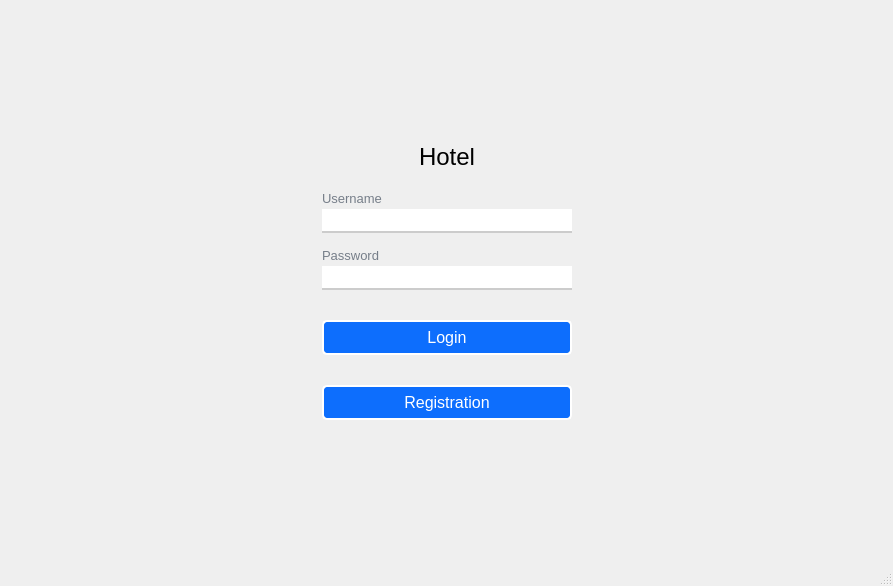
<?xml version="1.0" encoding="UTF-8"?>
<ui version="4.0">
 <class>Authorization</class>
 <widget class="QMainWindow" name="Authorization">
  <property name="geometry">
   <rect>
    <x>0</x>
    <y>0</y>
    <width>893</width>
    <height>586</height>
   </rect>
  </property>
  <property name="windowTitle">
   <string>Authorization</string>
  </property>
  <property name="styleSheet">
   <string notr="true">QLabel
{
	color: #767e89;
}
QLabel#label
{
	color: #000;
}

QLineEdit
{
	border: none;
	border-bottom: 2px solid #ccc;
}

QLineEdit:focus
{
	border-bottom: 2px solid #28a2a2;
}

QPushButton
{
	background-color: #0d6efd;
	border: 2px solid #fff;
	color: #fff;
	border-radius: 5px;
	padding: 6px;
	margin-top: 10px 
}

QPushButton:hover, QPushButton:clicked
{
		background-color: #0b5ed7;
		border: 2px solid #9ac3fe;
}</string>
  </property>
  <widget class="QWidget" name="centralwidget">
   <layout class="QGridLayout" name="gridLayout_2">
    <item row="2" column="1">
     <spacer name="verticalSpacer_3">
      <property name="orientation">
       <enum>Qt::Vertical</enum>
      </property>
      <property name="sizeHint" stdset="0">
       <size>
        <width>20</width>
        <height>93</height>
       </size>
      </property>
     </spacer>
    </item>
    <item row="1" column="0">
     <spacer name="horizontalSpacer_3">
      <property name="orientation">
       <enum>Qt::Horizontal</enum>
      </property>
      <property name="sizeHint" stdset="0">
       <size>
        <width>243</width>
        <height>20</height>
       </size>
      </property>
     </spacer>
    </item>
    <item row="0" column="1">
     <spacer name="verticalSpacer_4">
      <property name="orientation">
       <enum>Qt::Vertical</enum>
      </property>
      <property name="sizeHint" stdset="0">
       <size>
        <width>20</width>
        <height>93</height>
       </size>
      </property>
     </spacer>
    </item>
    <item row="1" column="2">
     <spacer name="horizontalSpacer_4">
      <property name="orientation">
       <enum>Qt::Horizontal</enum>
      </property>
      <property name="sizeHint" stdset="0">
       <size>
        <width>242</width>
        <height>20</height>
       </size>
      </property>
     </spacer>
    </item>
    <item row="1" column="1">
     <widget class="QWidget" name="widget" native="true">
      <layout class="QGridLayout" name="gridLayout">
       <item row="0" column="1">
        <spacer name="verticalSpacer_2">
         <property name="orientation">
          <enum>Qt::Vertical</enum>
         </property>
         <property name="sizeHint" stdset="0">
          <size>
           <width>20</width>
           <height>40</height>
          </size>
         </property>
        </spacer>
       </item>
       <item row="1" column="0">
        <spacer name="horizontalSpacer">
         <property name="orientation">
          <enum>Qt::Horizontal</enum>
         </property>
         <property name="sizeHint" stdset="0">
          <size>
           <width>40</width>
           <height>20</height>
          </size>
         </property>
        </spacer>
       </item>
       <item row="1" column="1">
        <layout class="QVBoxLayout" name="verticalLayout_4">
         <property name="spacing">
          <number>20</number>
         </property>
         <item>
          <widget class="QLabel" name="label">
           <property name="font">
            <font>
             <pointsize>18</pointsize>
            </font>
           </property>
           <property name="text">
            <string>Hotel</string>
           </property>
           <property name="alignment">
            <set>Qt::AlignCenter</set>
           </property>
          </widget>
         </item>
         <item>
          <layout class="QVBoxLayout" name="verticalLayout_3">
           <property name="spacing">
            <number>15</number>
           </property>
           <item>
            <layout class="QVBoxLayout" name="verticalLayout">
             <property name="spacing">
              <number>3</number>
             </property>
             <item>
              <widget class="QLabel" name="label_2">
               <property name="font">
                <font>
                 <pointsize>10</pointsize>
                </font>
               </property>
               <property name="text">
                <string>Username</string>
               </property>
              </widget>
             </item>
             <item>
              <widget class="QLineEdit" name="login">
               <property name="minimumSize">
                <size>
                 <width>250</width>
                 <height>0</height>
                </size>
               </property>
               <property name="font">
                <font>
                 <pointsize>13</pointsize>
                </font>
               </property>
              </widget>
             </item>
            </layout>
           </item>
           <item>
            <layout class="QVBoxLayout" name="verticalLayout_2">
             <property name="spacing">
              <number>3</number>
             </property>
             <item>
              <widget class="QLabel" name="label_3">
               <property name="font">
                <font>
                 <pointsize>10</pointsize>
                </font>
               </property>
               <property name="text">
                <string>Password</string>
               </property>
              </widget>
             </item>
             <item>
              <widget class="QLineEdit" name="password">
               <property name="font">
                <font>
                 <pointsize>13</pointsize>
                </font>
               </property>
              </widget>
             </item>
            </layout>
           </item>
          </layout>
         </item>
         <item>
          <widget class="QPushButton" name="login_2">
           <property name="font">
            <font>
             <pointsize>12</pointsize>
            </font>
           </property>
           <property name="text">
            <string>Login</string>
           </property>
          </widget>
         </item>
         <item>
          <widget class="QPushButton" name="buttonReg">
           <property name="font">
            <font>
             <pointsize>12</pointsize>
            </font>
           </property>
           <property name="text">
            <string>Registration</string>
           </property>
          </widget>
         </item>
        </layout>
       </item>
       <item row="1" column="2">
        <spacer name="horizontalSpacer_2">
         <property name="orientation">
          <enum>Qt::Horizontal</enum>
         </property>
         <property name="sizeHint" stdset="0">
          <size>
           <width>40</width>
           <height>20</height>
          </size>
         </property>
        </spacer>
       </item>
       <item row="2" column="1">
        <spacer name="verticalSpacer">
         <property name="orientation">
          <enum>Qt::Vertical</enum>
         </property>
         <property name="sizeHint" stdset="0">
          <size>
           <width>20</width>
           <height>40</height>
          </size>
         </property>
        </spacer>
       </item>
      </layout>
     </widget>
    </item>
   </layout>
  </widget>
  <widget class="QMenuBar" name="menubar">
   <property name="geometry">
    <rect>
     <x>0</x>
     <y>0</y>
     <width>893</width>
     <height>21</height>
    </rect>
   </property>
  </widget>
  <widget class="QStatusBar" name="statusbar"/>
 </widget>
 <resources/>
 <connections/>
</ui>
